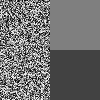
Frame 1 (no input)
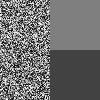
Frame 60 (the mouse pressed at the canvas centre just before this capture)
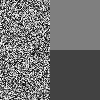
Frame 120 (the mouse held since frame 60 and released just before this capture)

The Processing sketch that drew these frames (run headless with seeded random() and noise(); from frame 60 on, the mouse is pressed at the canvas centre):

// Processing sketch: pixelsToLocation1
// ── pixelsToLocation1.pde

void setup (){
  size(100, 100);
}

void draw () {
  loadPixels();
  
  for(int i = 0; i < pixels.length; i++){
    int x  = (i % width);
    int y = (i / width);
    if(x >= width/2 ){
      //code executed on right hand side
      pixels[i] = color(127);
      if(y >= height/2){
        //code runs when (x > middle && height < middle)
        pixels[i] = color(66);
      }
    } else {
      //code goes runs when i is on left
      pixels[i] = color(random(255));
    }
  }
  
  updatePixels();
}
